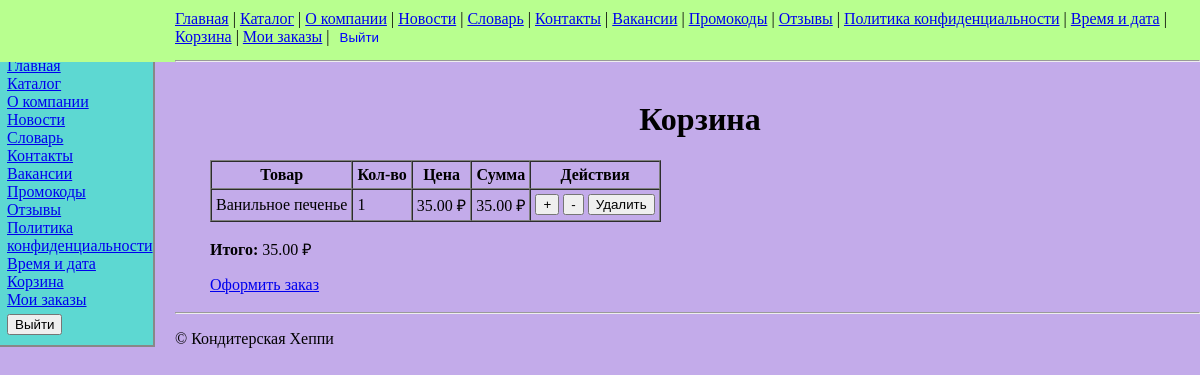
The app's page /cart/ (signed in) with its own data.
### shop/models.py (models this page shows, shortened)
class OrderItem(models.Model):
    order   = models.ForeignKey(Order, on_delete=models.CASCADE, related_name='items')
    product = models.ForeignKey(Product, on_delete=models.PROTECT)
    quantity= models.PositiveIntegerField(validators=[MinValueValidator(1)])
    def line_total(self):
        return self.product.price * self.quantity

class Product(models.Model):
    code = models.CharField(max_length=20, unique=True)
    name = models.CharField(max_length=150)
    product_type = models.ForeignKey(ProductType, on_delete=models.PROTECT, related_name='products')
    price = models.DecimalField(max_digits=8, decimal_places=2, validators=[MinValueValidator(0)])
    in_production = models.BooleanField(default=True)

class Order(models.Model):
    STATUS_CHOICES = [
        ('cart', 'Корзина'),
        ('placed', 'Оформлен'),
        ('paid', 'Оплачен'),
    ]
    client      = models.ForeignKey(Client, on_delete=models.CASCADE, related_name='orders')
    created_at  = models.DateTimeField(auto_now_add=True)
    total_price = models.DecimalField(max_digits=10, decimal_places=2, default=0)
    status = models.CharField(max_length=10, choices=STATUS_CHOICES, default='cart')

### shop/views.py (the view)
# urls.py: re_path(r'^cart/$', views.CartDetailView.as_view(), name='cart_detail'),
class CartDetailView(LoginRequiredMixin, TemplateView):
    template_name = 'shop/cart_detail.html'
    def get_context_data(self, **kwargs):
        ctx = super().get_context_data(**kwargs)
        client = self.request.user.client_profile
        order = Order.objects.filter(client=client, status='cart').first()
        ctx['order'] = order
        return ctx

### shop/templates/shop/cart_detail.html (shortened to what this page needs)
{% extends 'base.html' %}
{% block content %}
<h1>Корзина</h1>
{% if order and order.items.all %}
  <table border="1" cellpadding="4" cellspacing="0">
    <tr>
      <th>Товар</th>
      <th>Кол-во</th>
      <th>Цена</th>
      <th>Сумма</th>
      <th>Действия</th>
    </tr>
    {% for item in order.items.all %}
    <tr>
      <td>{{ item.product.name }}</td>
      <td>{{ item.quantity }}</td>
      <td>{{ item.product.price }} ₽</td>
      <td>{{ item.line_total }} ₽</td>
      <td>
        <form method="post" action="{% url 'shop:update_cart_item' item.pk %}">
          <button name="action" value="inc">+</button>
          <button name="action" value="dec">-</button>
          <button name="action" value="del">Удалить</button>
        </form>
      </td>
    </tr>
    {% endfor %}
  </table>
  <p><strong>Итого:</strong> {{ order.total_price }} ₽</p>
  <form method="post" action="{% url 'shop:checkout' %}">
    <a href="{% url 'shop:checkout' %}">Оформить заказ</a>
  </form>
{% else %}
  <p>Корзина пуста.</p>
{% endif %}
{% endblock %}

### static/styles.css (style rules this page uses)
body { min-height: 100vh; margin: 0; background: rgba(102, 40, 201, 0.39); }
button { cursor: url('amogus.webp'), crosshair; }
h1 { text-align: center; }

### records on screen
OrderItem: product.name "Ванильное печенье", quantity "1", product.price "35.00", line_total "35.00"
Order: total_price "35.00"
